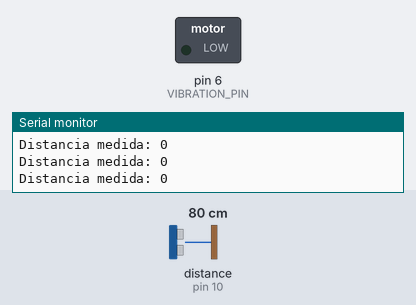
Recording of a sketch running on a simulated Arduino Mega 2560, built with avr-gcc and run on an emulated ATmega2560. On the bench: switched loads named in the sketch (green lamp = pin HIGH), the last lines printed to the serial monitor. The test bench sets the inputs (shaded band); at power-on: distance to the obstacle (sensor on pin 10) 80 cm. The echo pulse lasts 58.3 µs per cm; the audio player accepts every command and is not drawn.

Above: at 3.7 s.
3.8 s: distance to the obstacle (sensor on pin 10) set to 4 cm
5.3 s: distance to the obstacle (sensor on pin 10) set to 2 cm
At 6.8 s:
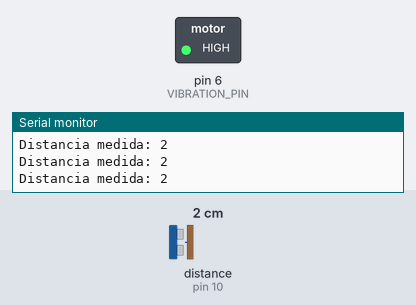
Timing chart, 0 to 8.3 s (numbered marks = the images above; inputs shaded):
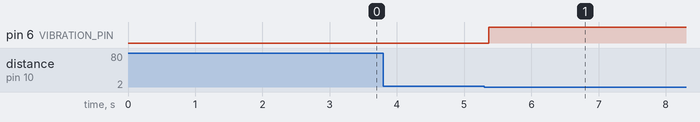

The sketch:

completo.ino
```cpp
#include "Arduino.h"
#include "DFRobotDFPlayerMini.h"
#include <SoftwareSerial.h>
#include <NewPing.h>

#define TRIGGER_PIN  9
#define ECHO_PIN     10
#define VIBRATION_PIN 6
#define MAX_DISTANCE 2
#define MIN_DISTANCE 0

NewPing sonar(TRIGGER_PIN, ECHO_PIN, MAX_DISTANCE);
SoftwareSerial Serial1(12, 11); // RX, TX
DFRobotDFPlayerMini myDFPlayer;

bool isObjectDetected = false;  // Variable de estado para la detección del objeto

void setup() {
  Serial1.begin(9600);
  Serial.begin(9600);

  if (!myDFPlayer.begin(Serial1)) {
    Serial.println("Error inicializando DFPlayer Mini");
    while (true);  // Detiene la ejecución si hay un error
  }

  delay(2000);
  myDFPlayer.volume(30);
  myDFPlayer.EQ(DFPLAYER_EQ_NORMAL);
  myDFPlayer.outputDevice(DFPLAYER_DEVICE_SD);

  pinMode(VIBRATION_PIN, OUTPUT);
  Serial.println("Setup completado");
}

void loop() {
  unsigned int distance = sonar.ping_cm();
  Serial.print("Distancia medida: ");
  Serial.println(distance);

  if (distance > MIN_DISTANCE && distance <= MAX_DISTANCE) {
    if (!isObjectDetected) {
      Serial.println("Detección de objeto dentro del rango.");

      myDFPlayer.playFolder(1, 1);  // Reproduce el archivo 1 en la carpeta 1
      Serial.println("Reproduciendo pista 1");

      digitalWrite(VIBRATION_PIN, HIGH);

      isObjectDetected = true;  // Actualiza el estado del objeto
    }
  } else {
    if (isObjectDetected) {
      delay (200);
      myDFPlayer.stop();  // Detiene la reproducción del sonido
      Serial.println("Deteniendo reproducción");

      digitalWrite(VIBRATION_PIN, LOW);  // Detiene la vibración

      isObjectDetected = false;  // Actualiza el estado del objeto
    }
  }

  delay(100);
}
```

Measured:
- the behaviour switches between 3 and 2 cm on distance to the obstacle (sensor on pin 10) (found by bisection; images 0 and 1)
- after the input at 5.3 s, pin 6 (VIBRATION_PIN): LOW → HIGH after 0.07 s
